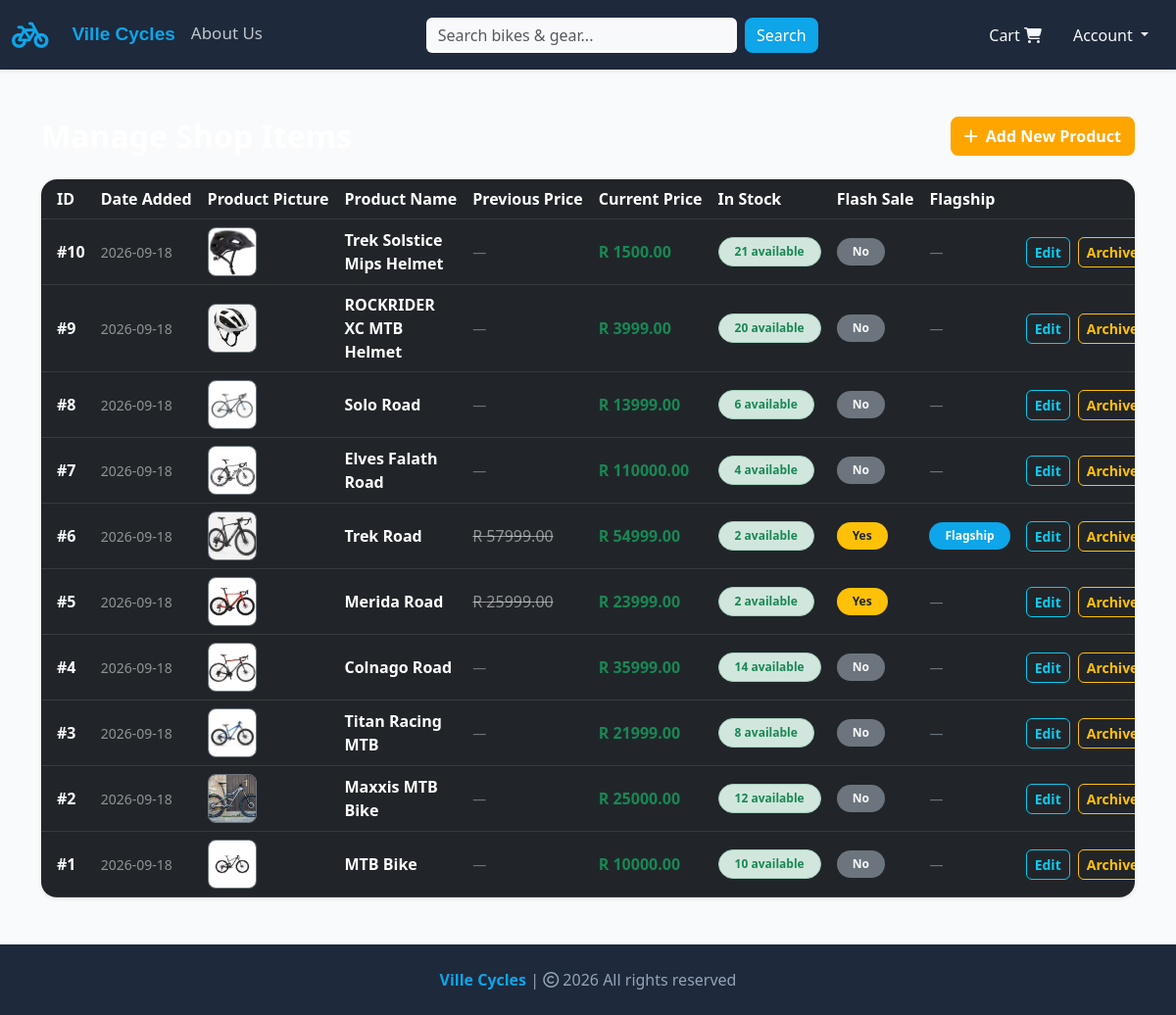
Page /shop-items (signed in) on the earlier database version.
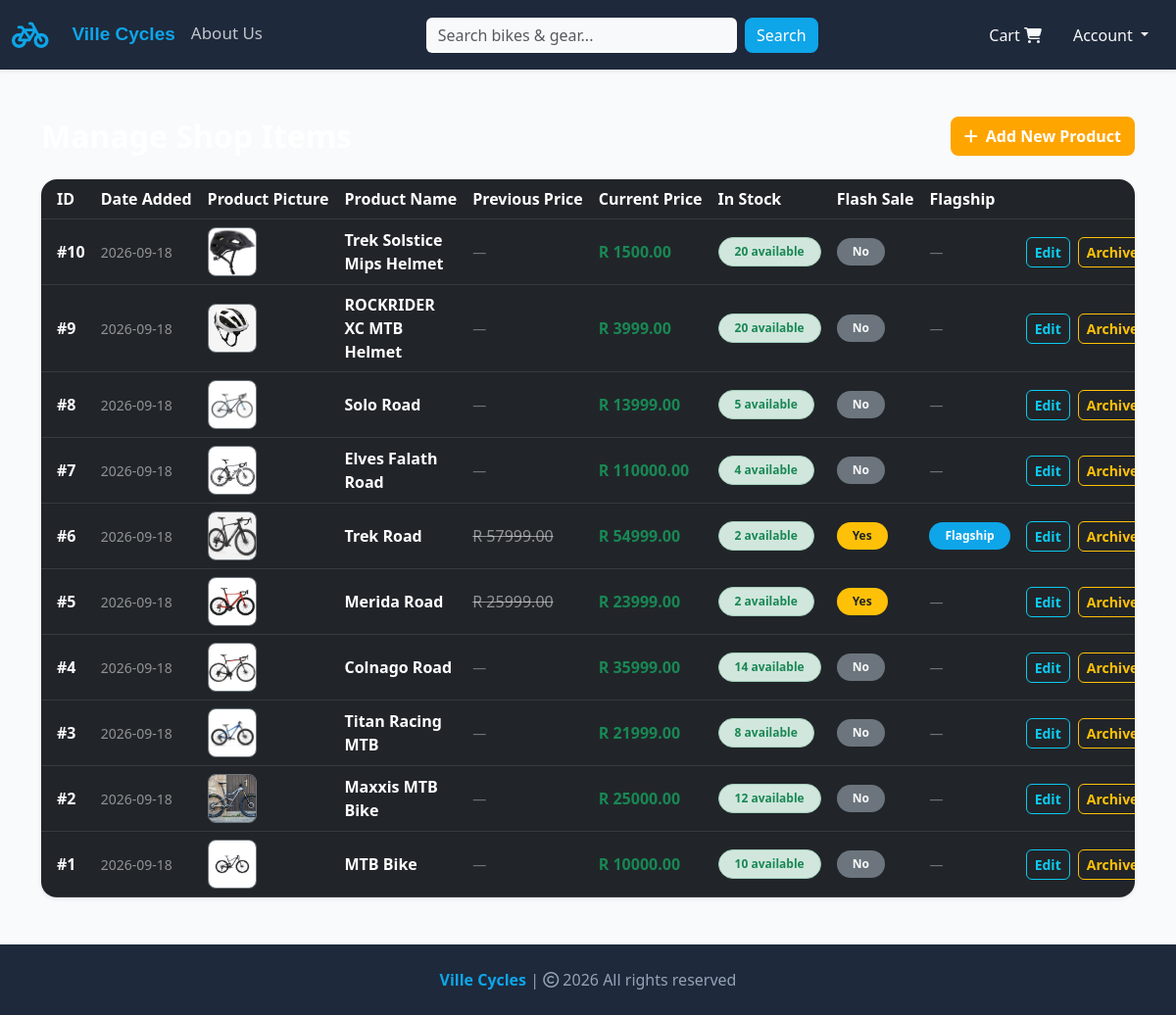
Same page on the later database version.
### website/models.py (models this page shows, shortened)
class Product(db.Model):
    __tablename__ = 'products'
    id = db.Column(db.Integer, primary_key=True)
    product_name = db.Column(db.String(100), nullable=False)
    current_price = db.Column(db.Float, nullable=False)
    previous_price = db.Column(db.Float, nullable=True)
    in_stock = db.Column(db.Integer, nullable=False)
    product_picture = db.Column(db.String(1000), nullable=False)
    flash_sale = db.Column(db.Boolean, default=False)
    date_added = db.Column(db.DateTime, default=datetime.now)
    category = db.Column(db.String(50), nullable=False, default='mountain-bikes')
    is_active = db.Column(db.Boolean, default=True, nullable=False)
    is_flagship = db.Column(db.Boolean, default=False, nullable=False)
    carts = db.relationship('Cart', backref=db.backref('product', lazy=True), cascade='all, delete-orphan')
    orders = db.relationship('Order', backref=db.backref('product', lazy=True))

### website/admin.py (the view)
@admin.route("/shop-items", methods=["GET"])
@login_required
def shop_items():
    if current_user.id == 1:
        items = Product.query.order_by(Product.date_added.desc()).all()
        return render_template("shop_items.html", items=items)
    logger.warning(
        "Unauthorized access attempt to view shop items management page",
        extra={"user_id": current_user.id},
    )
    return render_template("404.html")

### website/models.py (called while the page is built)
    @property
    def is_admin(self):
        return self.role == 'admin'

### website/templates/shop_items.html (shortened to what the changed rows need)
{% extends 'base.html' %}
{% block body %}
<div class="container my-5">
    <div class="d-flex justify-content-between align-items-center mb-4">
        <h2 class="fw-bold mb-0 text-white">Manage Shop Items</h2>
    </div>
    {% if items | length < 1 %} <div class="text-center py-5 bg-dark text-white rounded-4 border border-secondary">
        <h3 class="mb-3">No Shop Items Found</h3>
        <a href="{{ url_for('admin.add_shop_items') }}" class="btn btn-outline-light">Add your first item</a>
</div>
{% else %}
<div class="card shadow-sm border-0 rounded-4 overflow-hidden">
    <div class="table-responsive">
        <table class="table table-dark table-hover align-middle mb-0">
            <thead class="text-nowrap">
                <tr>
                    <th scope="col" class="ps-3">ID</th>
                    <th scope="col">Date Added</th>
                    <th scope="col">Product Picture</th>
                    <th scope="col">Product Name</th>
                    <th scope="col">Previous Price</th>
                    <th scope="col">Current Price</th>
                    <th scope="col">In Stock</th>
                    <th scope="col">Flash Sale</th>
                    <th scope="col">Flagship</th>
                    <th scope="col" class="text-end pe-3">Action</th>
                </tr>
            </thead>
            <tbody>
                {% for item in items %}
                <tr>
                    <th scope="row" class="ps-3 text-light">#{{ item.id }}</th>
                    <td class="small text-white-50">
                        {{ item.date_added.strftime('%Y-%m-%d') if item.date_added else 'N/A' }}
                    </td>
                    <td>
                        <img src="{{ '/' + item.product_picture if not item.product_picture.startswith('/') else item.product_picture }}"
                            alt="{{ item.product_name }}" class="rounded-3 border border-secondary object-fit-cover"
                            style="height: 50px; width: 50px;" onerror="this.src='/media/default.jpg';">
                    </td>
                    <td class="fw-semibold text-white">{{ item.product_name }}</td>
                    <td class="text-light">
                        {% if item.previous_price and item.previous_price > 0 %}
                        <span class="text-decoration-line-through text-white-50">R {{ "%.2f"|format(item.previous_price)
                            }}</span>
                        {% else %}
                        <span class="text-secondary small">—</span>
                        {% endif %}
                    </td>
                    <td class="fw-bold text-success">
                        R {{ "%.2f"|format(item.current_price) }}
                    </td>
                    <td>
                        {% if item.in_stock > 0 %}
                        <span
                            class="badge bg-success-subtle text-success border border-success-subtle rounded-pill px-3 py-2">
                            {{ item.in_stock }} available
                        </span>
                        {% else %}
                        <span
                            class="badge bg-danger-subtle text-danger border border-danger-subtle rounded-pill px-3 py-2">
                            Out of stock
                        </span>
                        {% endif %}
                    </td>
                    <td>
                        {% if item.flash_sale %}
                        <span class="badge bg-warning text-dark fw-bold rounded-pill px-3 py-2">Yes</span>
                        {% else %}
                        <span class="badge bg-secondary text-light rounded-pill px-3 py-2">No</span>
                        {% endif %}
                    </td>
                    <td>
                        {% if item.is_flagship %}
                        <span class="badge text-white fw-bold rounded-pill px-3 py-2"
                            style="background-color: #0EA5E9;">Flagship</span>
                        {% else %}
                        <span class="text-secondary small">—</span>
                        {% endif %}
                    </td>
                    <td class="text-end pe-3">
                        <div class="btn-group gap-2" role="group">
                            <a href="{{ url_for('admin.update_item', item_id=item.id) }}"
                                class="btn btn-sm btn-outline-info rounded-2 fw-semibold">
                                Edit
                            </a>
                            <form action="{{ url_for('admin.soft_delete_item', item_id=item.id) }}" method="POST"
                                class="d-inline">
                                <button type="submit" class="btn btn-sm btn-outline-warning rounded-2 fw-semibold"
                                    title="Hide item from store but keep history">
                                    Archive
                                </button>
                            </form>
                        </div>
                    </td>
                </tr>
                {% endfor %}
            </tbody>
        </table>
    </div>
</div>
{% endif %}
</div>
{% endblock %}

Differences in the rows shown:
changed Product "Trek Solstice Mips Helmet": in_stock "21" → "20"
changed Product "Solo Road": in_stock "6" → "5"
